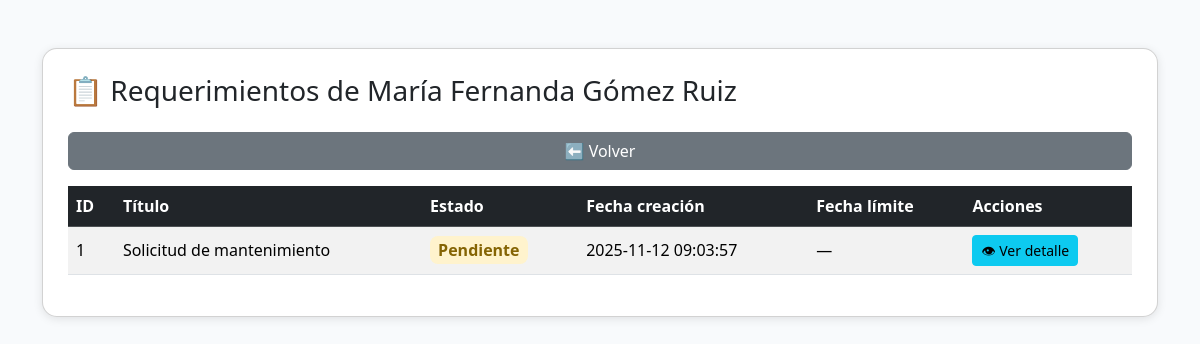
Screenshot of /app/screens/dashboard/sst/requerimientos/ver.php?id_usuario=2 with the database file from the repository.
### tables this page shows
CREATE TABLE `requerimiento` (
  `id_requerimiento` int(11) NOT NULL,
  `id_emisor_usuario` int(11) DEFAULT NULL,
  `id_receptor_usuario` int(11) DEFAULT NULL,
  `id_area` int(11) DEFAULT NULL,
  `titulo_requerimiento` varchar(150) DEFAULT NULL,
  `descripcion_requerimiento` text DEFAULT NULL,
  `tipo_requerimiento` varchar(100) DEFAULT NULL,
  `prioridad_requerimiento` enum('Alta','Media','Baja') DEFAULT NULL,
  `estado_requerimiento` enum('Pendiente','Completado','Cancelado') DEFAULT NULL,
  `fecha_creacion_requerimiento` datetime DEFAULT current_timestamp(),
  `fecha_fin_requerimiento` datetime DEFAULT NULL,
  `archivo_adjunto_requerimiento` varchar(255) DEFAULT NULL,
  `observaciones_requerimiento` text DEFAULT NULL
);

### app/screens/dashboard/sst/requerimientos/ver.php (the view, shortened to what this page needs)
<?php
include_once __DIR__ . "/../../../../../config/conexion.php";
$id_usuario = intval($_GET['id_usuario']);
$stmt = $conn->prepare("SELECT id_usuario, CONCAT(nombres_usuario,' ',primer_apellido_usuario,' ',segundo_apellido_usuario) AS nombre_completo FROM usuario WHERE id_usuario = ?");
$stmt->bind_param("i", $id_usuario);
$stmt->execute();
$result = $stmt->get_result();
$usuario = $result->fetch_assoc();
$sql_req = "SELECT id_requerimiento, titulo_requerimiento, estado_requerimiento, fecha_creacion_requerimiento, fecha_fin_requerimiento
            FROM requerimiento
            WHERE id_receptor_usuario = ?
            ORDER BY fecha_creacion_requerimiento DESC";
$stmt_req = $conn->prepare($sql_req);
$stmt_req->bind_param("i", $id_usuario);
$stmt_req->execute();
$requerimientos = $stmt_req->get_result();
?>
<!DOCTYPE html>
<html lang="es">
<head>
  <link href="https://cdn.jsdelivr.net/npm/bootstrap@5.3.2/dist/css/bootstrap.min.css" rel="stylesheet">
</head>
<body>
  <div class="container mt-5">
    <div class="card">
      <h3 class="mb-4">📋 Requerimientos de <?= htmlspecialchars($usuario['nombre_completo']) ?></h3>
      <a href="index.php" class="btn btn-secondary mb-3">⬅️ Volver</a>
      <?php if ($requerimientos->num_rows > 0): ?>
        <div class="table-responsive">
          <table class="table table-striped align-middle">
            <thead class="table-dark">
              <tr>
                <th>ID</th>
                <th>Título</th>
                <th>Estado</th>
                <th>Fecha creación</th>
                <th>Fecha límite</th>
                <th>Acciones</th>
              </tr>
            </thead>
            <tbody>
              <?php while ($row = $requerimientos->fetch_assoc()): ?>
                <tr>
                  <td><?= htmlspecialchars($row['id_requerimiento']) ?></td>
                  <td><?= htmlspecialchars($row['titulo_requerimiento']) ?></td>
                  <td>
                    <span class="estado
                      <?= strtolower($row['estado_requerimiento']) === 'pendiente' ? 'pendiente' : (strtolower($row['estado_requerimiento']) === 'completado' ? 'completado' : 'cancelado') ?>">
                      <?= htmlspecialchars($row['estado_requerimiento']) ?>
                    </span>
                  </td>
                  <td><?= htmlspecialchars($row['fecha_creacion_requerimiento']) ?></td>
                  <td><?= htmlspecialchars($row['fecha_fin_requerimiento'] ?: '—') ?></td>
                  <td>
                    <a href="detalle.php?id=<?= $row['id_requerimiento'] ?>" class="btn btn-info btn-sm">👁 Ver detalle</a>
                  </td>
                </tr>
              <?php endwhile; ?>
            </tbody>
          </table>
        </div>
      <?php else: ?>
        <div class="alert alert-warning text-center">⚠️ No hay requerimientos asignados a este usuario.</div>
      <?php endif; ?>
    </div>
  </div>
</body>
</html>

### app/screens/dashboard/sst/requerimientos/ver.php (style rules this page uses)
body { background-color: #f8fafc; font-family: 'Segoe UI', sans-serif; }
.card { border-radius: 15px; box-shadow: 0 2px 10px rgba(0, 0, 0, 0.1); padding: 25px; }
.estado { font-weight: 600; border-radius: 8px; padding: 3px 8px; }
.pendiente { background-color: #fff3cd; color: #856404; }

### rows the page displays
requerimiento: id_requerimiento "1", titulo_requerimiento "Solicitud de mantenimiento", estado_requerimiento "Pendiente", fecha_creacion_requerimiento "2025-11-12 09:03:57", fecha_fin_requerimiento "—"

### other values shown
$usuario['nombre_completo'] "María Fernanda Gómez Ruiz"
